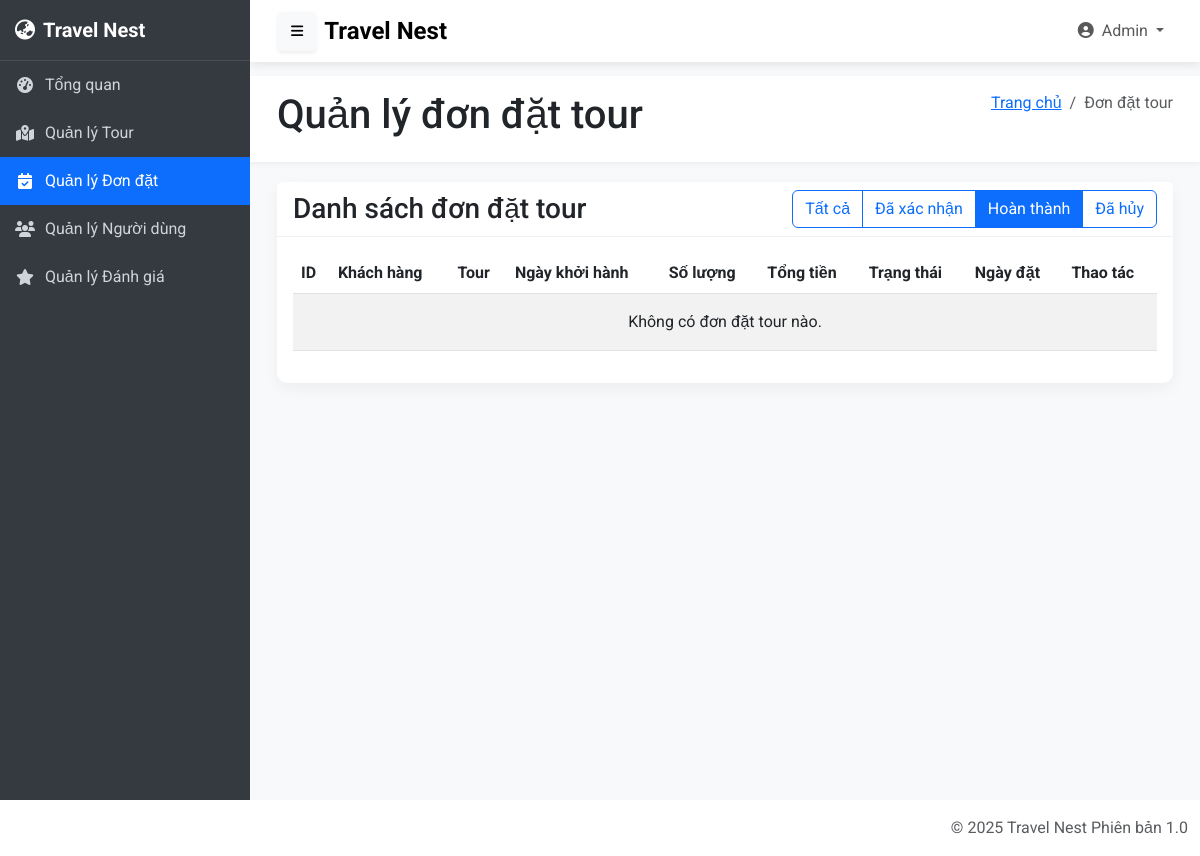
The page /admin/pages/booking/bookings.php?filter=completed (signed in) on the database as committed earlier.
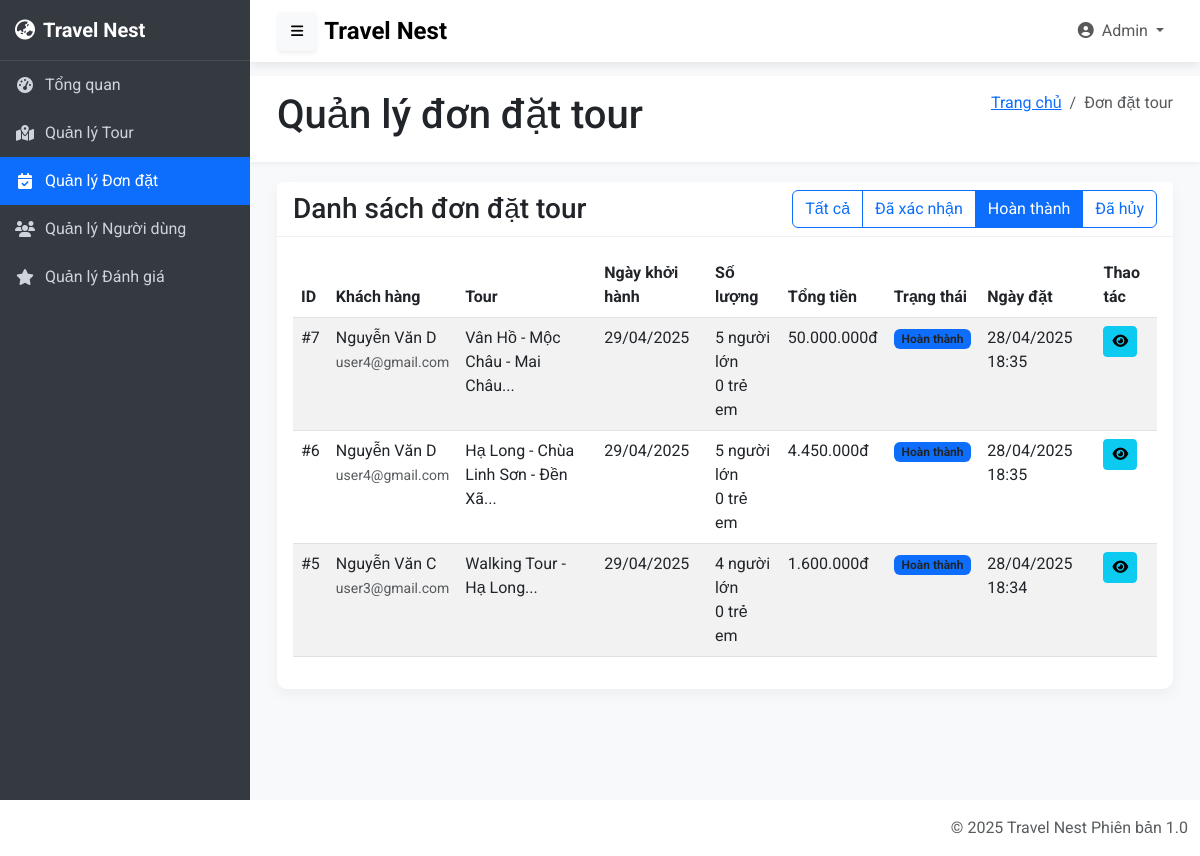
The same page on the database as committed later.
### tables this page shows
CREATE TABLE `bookings` (
  `booking_id` int NOT NULL,
  `user_id` int NOT NULL,
  `tour_id` int NOT NULL,
  `date_id` int NOT NULL,
  `num_adults` int NOT NULL DEFAULT '1',
  `num_children` int NOT NULL DEFAULT '0',
  `total_price` decimal(10,2) NOT NULL,
  `notes` text,
  `status` enum('confirmed','completed','cancelled') DEFAULT 'confirmed',
  `booking_date` timestamp NULL DEFAULT CURRENT_TIMESTAMP,
  `updated_at` timestamp NULL DEFAULT CURRENT_TIMESTAMP ON UPDATE CURRENT_TIMESTAMP
);

CREATE TABLE `users` (
  `user_id` int NOT NULL,
  `full_name` varchar(255) NOT NULL,
  `email` varchar(255) NOT NULL,
  `password` varchar(255) NOT NULL,
  `phone` varchar(20) NOT NULL,
  `address` text,
  `role` enum('customer','admin') DEFAULT 'customer',
  `status` enum('active','blocked','inactive') DEFAULT 'active',
  `created_at` timestamp NULL DEFAULT CURRENT_TIMESTAMP,
  `updated_at` timestamp NULL DEFAULT CURRENT_TIMESTAMP ON UPDATE CURRENT_TIMESTAMP
);

CREATE TABLE `tours` (
  `tour_id` int NOT NULL,
  `name` varchar(255) NOT NULL,
  `description` text NOT NULL,
  `location` varchar(100) NOT NULL,
  `duration` varchar(50) NOT NULL,
  `price_adult` decimal(10,2) NOT NULL,
  `price_child` decimal(10,2) NOT NULL,
  `image1` varchar(255) DEFAULT NULL,
  `image2` varchar(255) DEFAULT NULL,
  `image3` varchar(255) DEFAULT NULL,
  `status` enum('active','inactive') DEFAULT 'active',
  `created_at` timestamp NULL DEFAULT CURRENT_TIMESTAMP,
  `updated_at` timestamp NULL DEFAULT CURRENT_TIMESTAMP ON UPDATE CURRENT_TIMESTAMP
);

CREATE TABLE `tour_dates` (
  `date_id` int NOT NULL,
  `tour_id` int NOT NULL,
  `departure_date` date NOT NULL,
  `available_seats` int NOT NULL DEFAULT '20',
  `status` enum('available','full','cancelled') DEFAULT 'available'
);

### admin/pages/booking/bookings.php (the view, shortened to what the changed rows need)
<?php
require_once '../../../config/config.php';
$filter = isset($_GET['filter']) ? $_GET['filter'] : 'all';
$whereClause = '';
if ($filter === 'confirmed') {
    $whereClause = "WHERE b.status = 'confirmed'";
} elseif ($filter === 'completed') {
    $whereClause = "WHERE b.status = 'completed'";
} elseif ($filter === 'cancelled') {
    $whereClause = "WHERE b.status = 'cancelled'";
}
$stmt = $conn->prepare("
    SELECT b.booking_id, b.booking_date, b.status, b.total_price,
           b.num_adults, b.num_children, b.notes,
           u.user_id, u.full_name, u.email, u.phone,
           t.tour_id, t.name as tour_name, t.location,
           td.departure_date
    FROM bookings b
    INNER JOIN users u ON b.user_id = u.user_id
    INNER JOIN tours t ON b.tour_id = t.tour_id
    INNER JOIN tour_dates td ON b.date_id = td.date_id
    $whereClause
    ORDER BY b.booking_date DESC
");
$stmt->execute();
$bookings = $stmt->get_result();
?>
<?php include '../../layouts/header.php'; ?>
<body>
    <div class="content-wrapper" id="content-wrapper">
        <div class="content-header">
            <div class="container-fluid">
                <div class="row mb-2">
                    <div class="col-sm-6">
                        <h1 class="m-0">Quản lý đơn đặt tour</h1>
                    </div>
                </div>
            </div>
        </div>
        <div class="content">
            <div class="container-fluid">
                <div class="card">
                    <div class="card-body">
                        <div class="table-responsive">
                            <table class="table table-striped table-hover">
                                <thead>
                                    <tr>
                                        <th>ID</th>
                                        <th>Khách hàng</th>
                                        <th>Tour</th>
                                        <th>Ngày khởi hành</th>
                                        <th>Số lượng</th>
                                        <th>Tổng tiền</th>
                                        <th>Trạng thái</th>
                                        <th>Ngày đặt</th>
                                        <th>Thao tác</th>
                                    </tr>
                                </thead>
                                <tbody>
                                    <?php if ($bookings->num_rows > 0): ?>
                                        <?php while ($booking = $bookings->fetch_assoc()): ?>
                                            <tr>
                                                <td>#<?php echo $booking['booking_id']; ?></td>
                                                <td>
                                                    <?php echo $booking['full_name']; ?><br>
                                                    <small class="text-muted"><?php echo $booking['email']; ?></small>
                                                </td>
                                                <td><?php echo substr($booking['tour_name'], 0, 40) . '...'; ?></td>
                                                <td><?php echo date('d/m/Y', strtotime($booking['departure_date'])); ?></td>
                                                <td>
                                                    <?php echo $booking['num_adults']; ?> người lớn<br>
                                                    <?php echo $booking['num_children']; ?> trẻ em
                                                </td>
                                                <td><?php echo number_format($booking['total_price'], 0, ',', '.'); ?>đ</td>
                                                <td>
                                                    <?php
                                                    $statusClass = '';
                                                    $statusText = '';
                                                    switch ($booking['status']) {
                                                        case 'completed':
                                                            $statusClass = 'bg-primary';
                                                            $statusText = 'Hoàn thành';
                                                            break;
                                                    }
                                                    ?>
                                                    <span class="badge <?php echo $statusClass; ?>"><?php echo $statusText; ?></span>
                                                </td>
                                                <td><?php echo date('d/m/Y H:i', strtotime($booking['booking_date'])); ?></td>
                                                <td>
                                                    <button type="button" class="btn btn-sm btn-info" data-bs-toggle="modal" data-bs-target="#detailModal<?php echo $booking['booking_id']; ?>">
                                                        <i class="fas fa-eye"></i>
                                                    </button>
                                                </td>
                                            </tr>
                                        <?php endwhile; ?>
                                    <?php else: ?>
                                        <tr>
                                            <td colspan="9" class="text-center py-3">Không có đơn đặt tour nào.</td>
                                        </tr>
                                    <?php endif; ?>
                                </tbody>
                            </table>
                        </div>
                    </div>
                </div>
            </div>
        </div>
    </div>
    <?php include '../../layouts/footer.php'; ?>
</body>
</html>

Rows that differ between the two databases and show on the page:
added bookings: booking_id "7", user.full_name "Nguyễn Văn D", user.email "user4@gmail.com", tour.name "Vân Hồ - Mộc Châu - Mai Châu", date.departure_date "29/04/2025", num_adults "5", num_children "0", total_price "50.000.000", status "Hoàn thành", booking_date "28/04/2025 18:35"
added bookings: booking_id "6", user.full_name "Nguyễn Văn D", user.email "user4@gmail.com", tour.name "Hạ Long - Chùa Linh Sơn - Đền Xã", date.departure_date "29/04/2025", num_adults "5", num_children "0", total_price "4.450.000", status "Hoàn thành", booking_date "28/04/2025 18:35"
added bookings: booking_id "5", user.full_name "Nguyễn Văn C", user.email "user3@gmail.com", tour.name "Walking Tour - Hạ Long", date.departure_date "29/04/2025", num_adults "4", num_children "0", total_price "1.600.000", status "Hoàn thành", booking_date "28/04/2025 18:34"
Other text that changed with them:
text no longer shown: "Không có đơn đặt tour nào."
